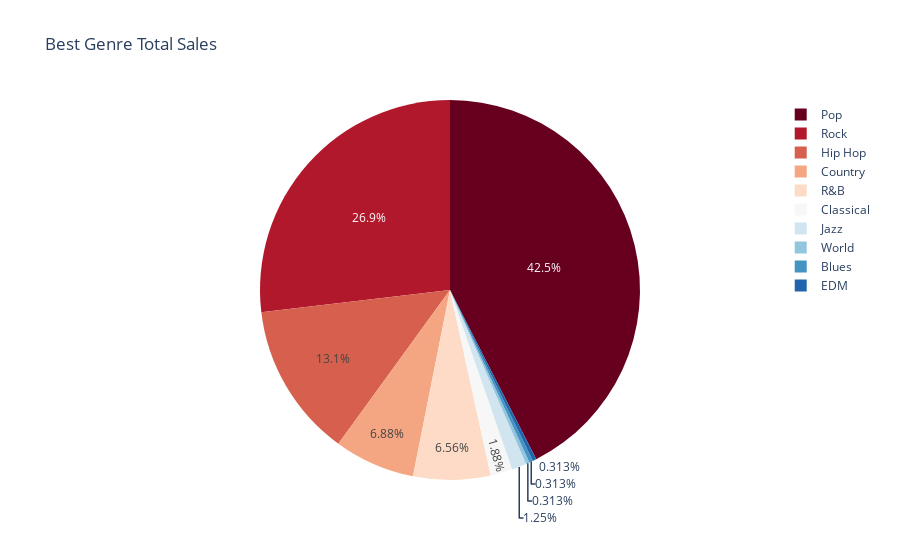

Here is the notebook cell this chart was saved with:
### Markdown cell above
# Genre Pie Chart

### Code cell
import plotly.express as px

# plotly express not showing issue
from plotly.offline import init_notebook_mode, iplot
init_notebook_mode(connected=True)

fig = px.pie(
             values=data,
             names=keys,
             color_discrete_sequence=px.colors.sequential.RdBu,
             title= 'Best Genre Total Sales')
fig.show()

### Figure 1 — Plotly figure (JSON) as saved in the notebook; plotly's stock layout.template omitted (floating-point values rounded to 4 significant figures)
{"data": [{"domain": {"x": [0.0, 1.0], "y": [0.0, 1.0]}, "hovertemplate": "label=%{label}<br>value=%{value}<extra></extra>", "labels": ["Pop", "Rock", "Hip Hop", "Country", "R&B", "Classical", "Jazz", "World", "Blues", "EDM"], "legendgroup": "", "name": "", "showlegend": true, "type": "pie", "values": [136, 86, 42, 22, 21, 6, 4, 1, 1, 1]}], "layout": {"legend": {"tracegroupgap": 0}, "piecolorway": ["rgb(103,0,31)", "rgb(178,24,43)", "rgb(214,96,77)", "rgb(244,165,130)", "rgb(253,219,199)", "rgb(247,247,247)", "rgb(209,229,240)", "rgb(146,197,222)", "rgb(67,147,195)", "rgb(33,102,172)", "rgb(5,48,97)"], "title": {"text": "Best Genre Total Sales"}}}
